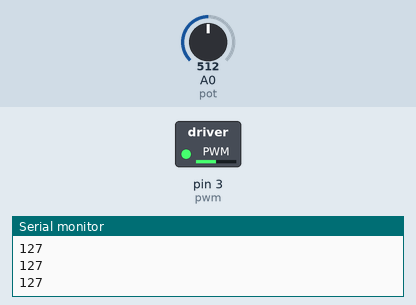
A sketch run on a simulated Arduino Uno, built with avr-gcc and run on an emulated ATmega328P. On the bench: switched loads named in the sketch (green lamp = pin HIGH), the last lines printed to the serial monitor. The inputs (shaded band) are chosen by the test bench; at power-on: A0 (pot) = 512.

Above: at 1.2 s.
1.3 s: A0 (pot) set to 716
At 2.4 s:
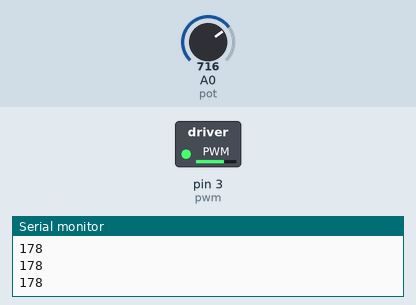
2.8 s: A0 (pot) set to 900
At 3.7 s:
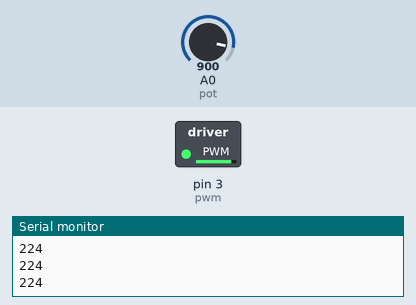
4.3 s: A0 (pot) set to 122
At 4.7 s:
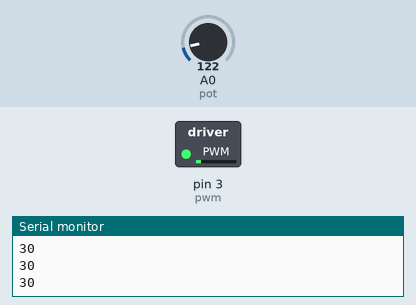
5.8 s: A0 (pot) set to 0
At 7.0 s:
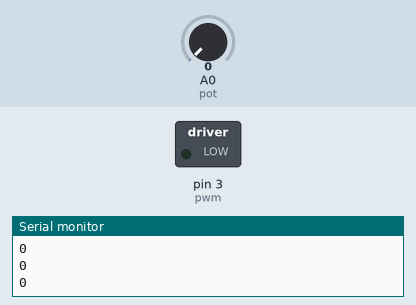
7.3 s: A0 (pot) set to 511
At 8.2 s:
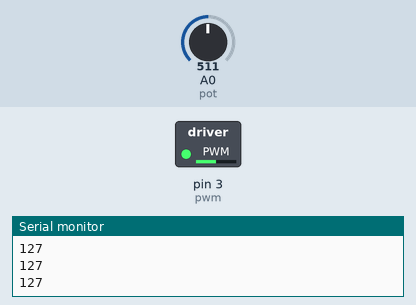
Timing chart, 0 to 9.8 s (numbered marks = the images above; inputs shaded):
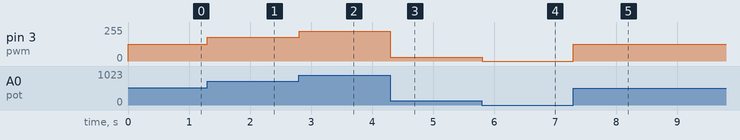

The sketch:

motorDC_p2.ino
```cpp
const int pwm=3;
const int pot=A0;
int ValorLidoPot_Real=0;
int ValorLidoPot_Mapeado=0;


void setup()

{
  Serial.begin(9600);
  pinMode(pwm,OUTPUT);
  pinMode(pot,INPUT);
}

void loop()

{
  ValorLidoPot_Real = analogRead(pot);
  ValorLidoPot_Mapeado = map(ValorLidoPot_Real, 0, 1023, 0, 255);
  analogWrite(pwm, ValorLidoPot_Mapeado);
  Serial.println(ValorLidoPot_Mapeado);
}
```

Measured:
- after the input at 1.3 s, pin 3 (pwm): 127/255 → 178/255 at once
- after the input at 2.8 s, pin 3 (pwm): 178/255 → 224/255 at once
- after the input at 4.3 s, pin 3 (pwm): 224/255 → 30/255 at once
- after the input at 5.8 s, pin 3 (pwm): 30/255 → 0/255 at once
- after the input at 7.3 s, pin 3 (pwm): 0/255 → 127/255 at once
